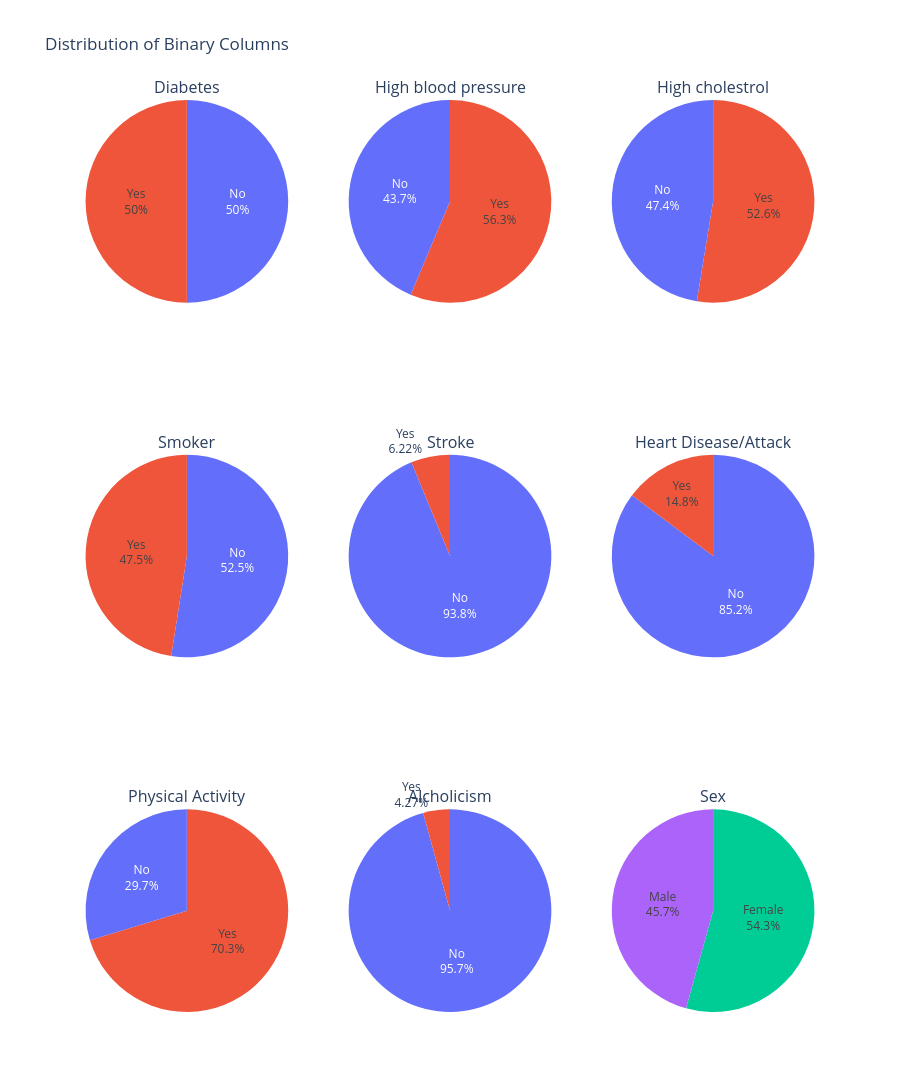

Source (notebook cell):
### Code cell
fig = make_subplots(
    rows=3, cols=3,
    subplot_titles=titles,
    specs=[[{'type': 'domain'}]*3]*3  # each cell holds a pie chart
    )

for i, (col, title) in enumerate(zip(bin_cols, titles)):
    counts = df_c[col].value_counts().reset_index()
    counts.columns = [col, 'Count']

    row = i // 3 + 1
    col_pos = i % 3 + 1

    fig.add_trace(
        go.Pie(labels=counts[col], values=counts['Count'], textinfo='percent+label'),
        row=row, col=col_pos
    )

# Layout customization
fig.update_layout(
    height=1100,
    title_text='Distribution of Binary Columns',
    template='plotly_white',
    showlegend=False
)

fig.show()

### Figure 1 — Plotly figure (JSON) as saved in the notebook; plotly's stock layout.template omitted (floating-point values rounded to 4 significant figures)
{"data": [{"domain": {"x": [0, 0.2889], "y": [0.7778, 1]}, "labels": ["No", "Yes"], "textinfo": "percent+label", "type": "pie", "values": [35346, 35346]}, {"domain": {"x": [0.3556, 0.6444], "y": [0.7778, 1]}, "labels": ["Yes", "No"], "textinfo": "percent+label", "type": "pie", "values": [39832, 30860]}, {"domain": {"x": [0.7111, 1], "y": [0.7778, 1]}, "labels": ["Yes", "No"], "textinfo": "percent+label", "type": "pie", "values": [37163, 33529]}, {"domain": {"x": [0, 0.2889], "y": [0.3889, 0.6111]}, "labels": ["No", "Yes"], "textinfo": "percent+label", "type": "pie", "values": [37094, 33598]}, {"domain": {"x": [0.3556, 0.6444], "y": [0.3889, 0.6111]}, "labels": ["No", "Yes"], "textinfo": "percent+label", "type": "pie", "values": [66297, 4395]}, {"domain": {"x": [0.7111, 1], "y": [0.3889, 0.6111]}, "labels": ["No", "Yes"], "textinfo": "percent+label", "type": "pie", "values": [60243, 10449]}, {"domain": {"x": [0, 0.2889], "y": [0, 0.2222]}, "labels": ["Yes", "No"], "textinfo": "percent+label", "type": "pie", "values": [49699, 20993]}, {"domain": {"x": [0.3556, 0.6444], "y": [0, 0.2222]}, "labels": ["No", "Yes"], "textinfo": "percent+label", "type": "pie", "values": [67672, 3020]}, {"domain": {"x": [0.7111, 1], "y": [0, 0.2222]}, "labels": ["Female", "Male"], "textinfo": "percent+label", "type": "pie", "values": [38386, 32306]}], "layout": {"annotations": [{"font": {"size": 16}, "showarrow": false, "text": "Diabetes", "x": 0.1444, "xanchor": "center", "xref": "paper", "y": 1, "yanchor": "bottom", "yref": "paper"}, {"font": {"size": 16}, "showarrow": false, "text": "High blood pressure", "x": 0.5, "xanchor": "center", "xref": "paper", "y": 1, "yanchor": "bottom", "yref": "paper"}, {"font": {"size": 16}, "showarrow": false, "text": "High cholestrol", "x": 0.8556, "xanchor": "center", "xref": "paper", "y": 1, "yanchor": "bottom", "yref": "paper"}, {"font": {"size": 16}, "showarrow": false, "text": "Smoker", "x": 0.1444, "xanchor": "center", "xref": "paper", "y": 0.6111, "yanchor": "bottom", "yref": "paper"}, {"font": {"size": 16}, "showarrow": false, "text": "Stroke", "x": 0.5, "xanchor": "center", "xref": "paper", "y": 0.6111, "yanchor": "bottom", "yref": "paper"}, {"font": {"size": 16}, "showarrow": false, "text": "Heart Disease/Attack", "x": 0.8556, "xanchor": "center", "xref": "paper", "y": 0.6111, "yanchor": "bottom", "yref": "paper"}, {"font": {"size": 16}, "showarrow": false, "text": "Physical Activity", "x": 0.1444, "xanchor": "center", "xref": "paper", "y": 0.2222, "yanchor": "bottom", "yref": "paper"}, {"font": {"size": 16}, "showarrow": false, "text": "Alcholicism", "x": 0.5, "xanchor": "center", "xref": "paper", "y": 0.2222, "yanchor": "bottom", "yref": "paper"}, {"font": {"size": 16}, "showarrow": false, "text": "Sex", "x": 0.8556, "xanchor": "center", "xref": "paper", "y": 0.2222, "yanchor": "bottom", "yref": "paper"}], "height": 1100, "showlegend": false, "title": {"text": "Distribution of Binary Columns"}}}
